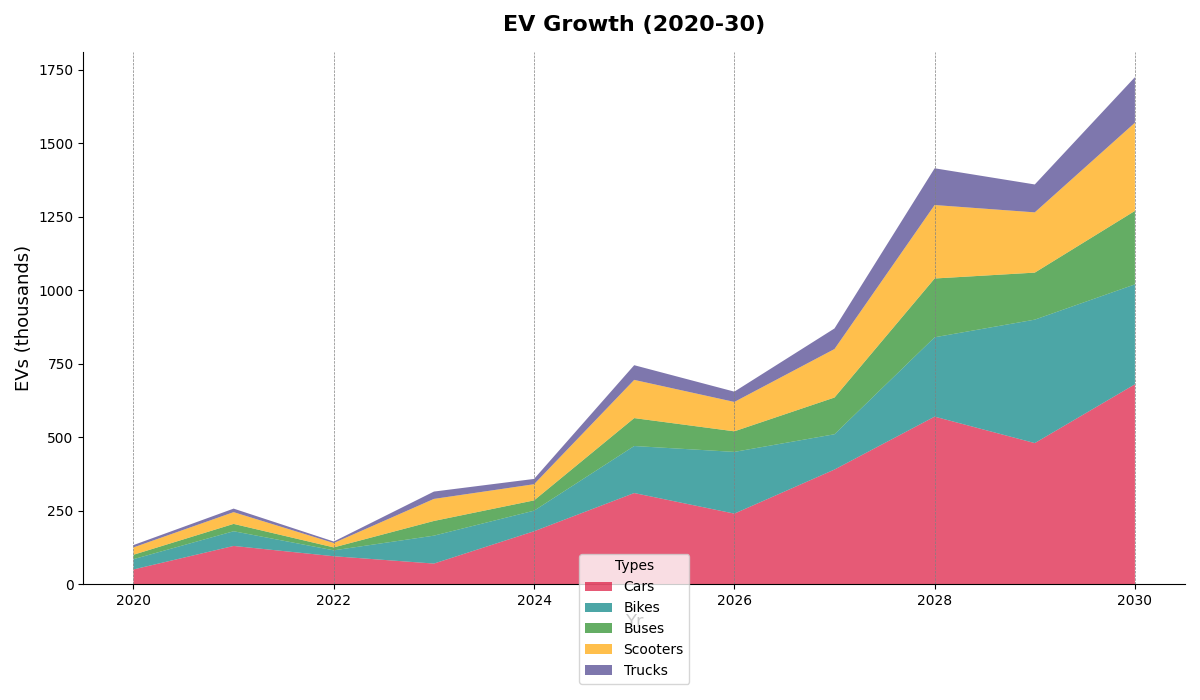

Here is the Python script that generated this plot:
import matplotlib.pyplot as plt
import numpy as np

years = np.arange(2020, 2031)

# Randomly altered content within data groups, manually shuffled
electric_cars = [50, 130, 95, 70, 180, 310, 240, 390, 570, 480, 680]
electric_bikes = [35, 50, 20, 95, 70, 160, 210, 120, 270, 420, 340]
electric_buses = [15, 25, 10, 50, 35, 95, 70, 125, 200, 160, 250]
electric_scooters = [25, 40, 15, 75, 55, 130, 100, 165, 250, 205, 300]
electric_trucks = [8, 12, 5, 25, 18, 50, 35, 70, 125, 95, 155]

electric_vehicles = np.array([electric_cars, electric_bikes, electric_buses,
                              electric_scooters, electric_trucks])

fig, ax = plt.subplots(figsize=(12, 7))

ax.stackplot(years, electric_vehicles, labels=['Cars', 'Bikes', 'Buses',
             'Scooters', 'Trucks'], colors=['crimson', 'teal', 'forestgreen',
             'orange', 'darkslateblue'], alpha=0.7)

ax.set_title("EV Growth (2020-30)", fontsize=16, fontweight='bold', pad=15)
ax.set_xlabel("Yr", fontsize=13)
ax.set_ylabel("EVs (thousands)", fontsize=13)

ax.legend(loc='lower center', bbox_to_anchor=(0.5, -0.2), title='Types')

ax.grid(axis='x', color='gray', linestyle='--', lw=0.5)

ax.spines['top'].set_visible(False)
ax.spines['right'].set_visible(False)

plt.tight_layout()
plt.show()
